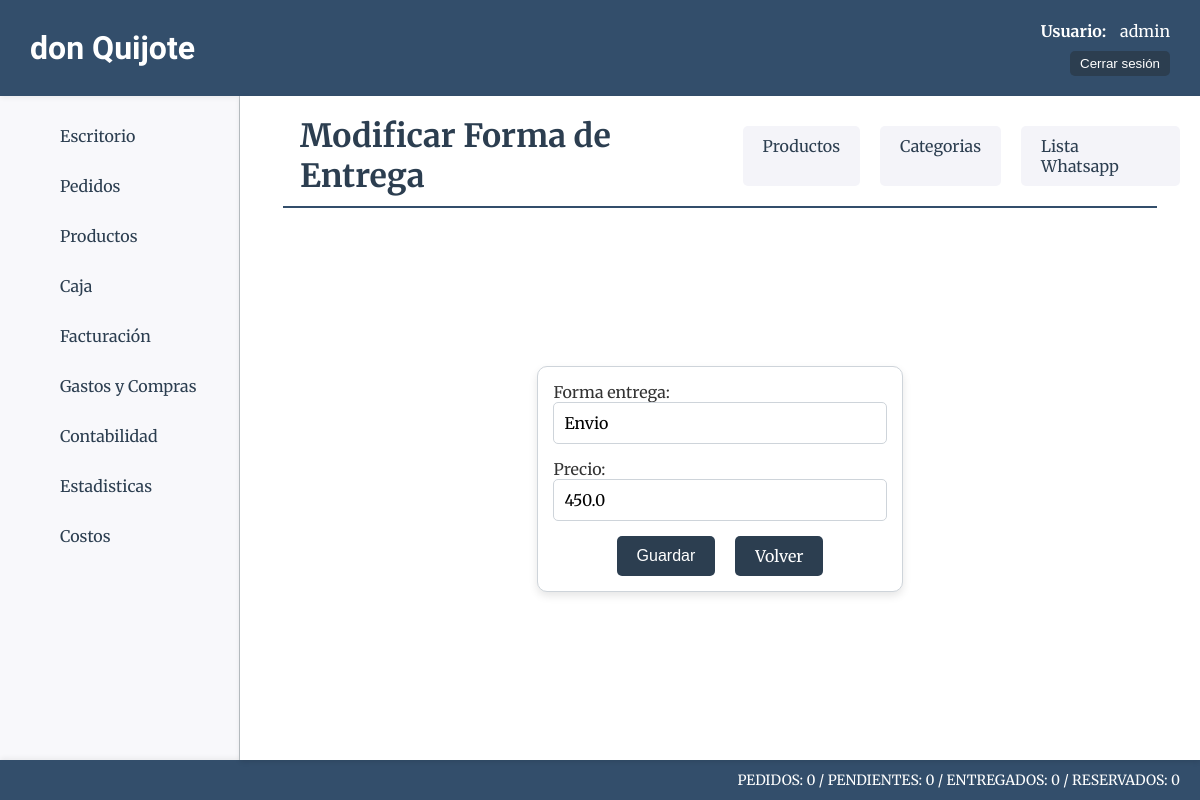
The app's page /pedido/formaentrega_update/2 (signed in), older data.
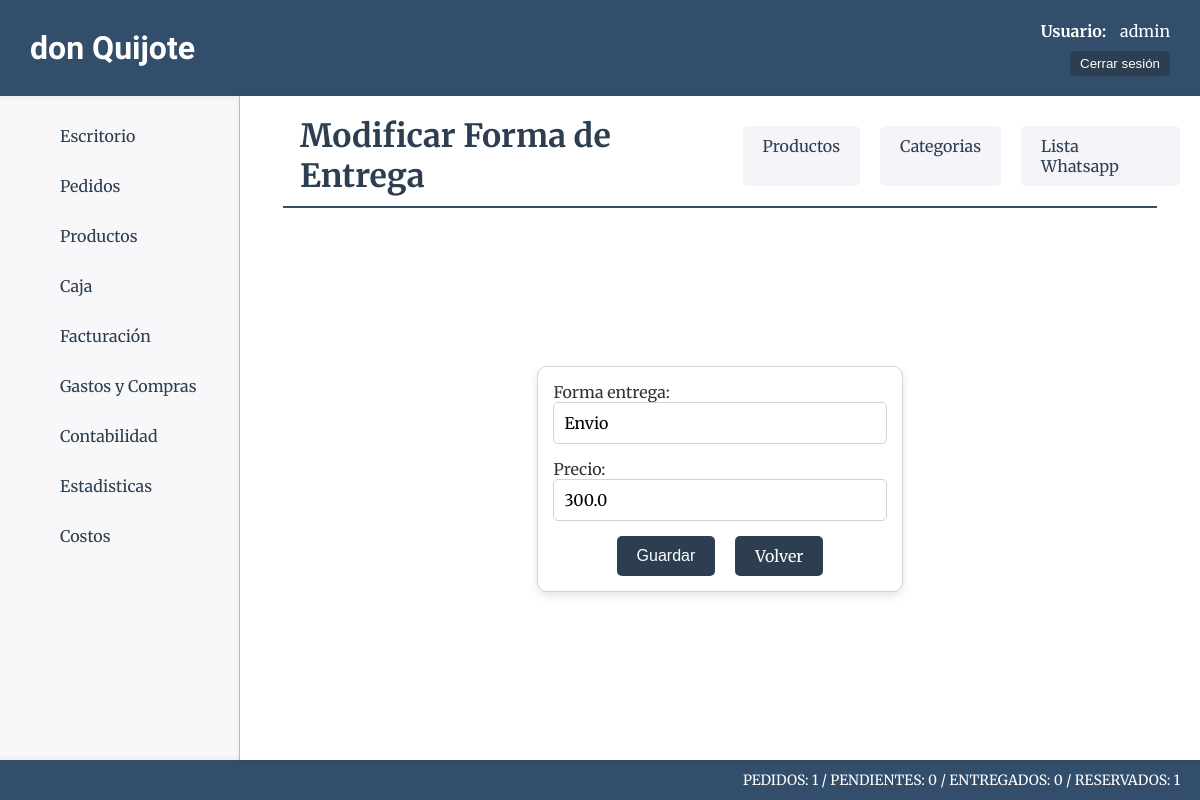
The same page, newer data.
### pedido/models.py (models this page shows, shortened)
class FormaEntrega(models.Model):
    forma_entrega = models.CharField(max_length=50)
    precio = models.FloatField(null=True, blank=True)
    envio = models.BooleanField()
    class Meta:
        db_table = "formaentrega"
        verbose_name = "Forma de entrega"

### pedido/views.py (the view)
# urls.py: path("formaentrega_update/<int:pk>", views.FormaEntregaUpdate.as_view(), name="formaentrega_update"),
class FormaEntregaUpdate(LoginRequiredMixin, UpdateView):
    model = FormaEntrega
    form_class = FormaEntregaForm
    success_url = reverse_lazy("productos:home")

### pedido/forms.py
class FormaEntregaForm(forms.ModelForm):
    class Meta:
        model = models.FormaEntrega
        fields = ['forma_entrega', 'precio']
        widgets = {
            "forma_entrega": forms.TextInput(attrs={"class": "form-control"}),
            'precio': forms.NumberInput(attrs={'step': 'any', "class": "form-control"})
        }

### core/context_processors.py (called while the page is built)
def counter_pedidos(request):
    cant_pedidos = Pedido.objects.all().count()
    cant_entregados = Pedido.objects.filter(estado='entregado').count()
    cant_pendientes = Pedido.objects.filter(estado='pendiente').count()
    cant_reservados = Pedido.objects.filter(estado='reservado').count()
    return {'cant_pedidos':cant_pedidos, "cant_entregados":cant_entregados, "cant_pendientes":cant_pendientes, "cant_reservados":cant_reservados }

### pedido/templates/pedido/formaentrega_form.html (shortened to what this page needs)
{% extends 'core/base.html' %}
{% load static %}
{% block css %}
    <link rel="stylesheet" href="{% static 'productos/css/styles.css' %}">
{% endblock css %}
{% block titulo %}
    <div class="main-titulo-container">
        <div class="titulo-opciones-container">
            <h1 class="main-titulo">Modificar Forma de Entrega</h1>
            <div class="btn-container">
                <a class="btn-opc" href="{% url 'productos:home' %}">Productos</a>
                <a class="btn-opc" href="{% url 'productos:categorias' %}">Categorias</a>
                <a class="btn-opc" href="{% url 'productos:lista_wa' %}">Lista Whatsapp</a>
            </div>
        </div>
        <hr  class="main-hr"/>
    </div>
{% endblock titulo %}
{% block main %}
    <section class="form-container">
        <form class="card" action="" method="post">
            {{ form }}
            <div class="btn-container">
                <button class="btn-success" type="submit">Guardar</button>
                <a class="btn-success" href="{% url 'productos:home' %}">Volver</a>
            </div>
        </form>
    </section>
{% endblock main %}

Row changes from the older to the newer data that the page shows:
changed FormaEntrega "Envio": precio "450.0" → "300.0"
Text that changed along with them:
{{ cant_pedidos }}: "0" → "1"
{{ cant_reservados }}: "0" → "1"
